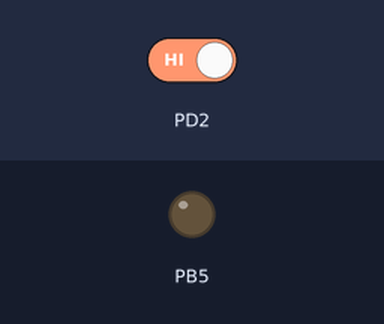
The program below on a simulated ATmega328P, built with avr-gcc and emulated at 16 MHz. Parts: output pins drawn as LEDs (lit = HIGH). The test bench sets the inputs (shaded band); at power-on: PD2 HIGH.

Above: at 1.2 s.
1.3 s: PD2 driven LOW
At 2.7 s:
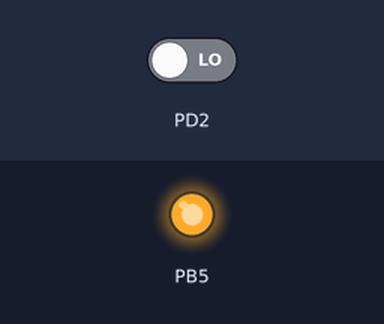
Timing chart, 0 to 4.3 s (numbered marks = the images above; inputs shaded):
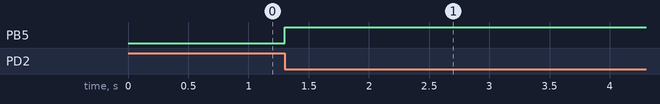

Measured:
- after the input at 1.3 s, PB5: LOW → HIGH at once

The program:

main.c
```c
/*
 * External Inetrrupt falling.c
 *
 * Created: 02-11-2026 22:32:50
 * Author : aquib
 */
#define  F_CPU 16000000UL
#include <avr/io.h>
#include <avr/interrupt.h>

ISR(INT0_vect)
{
	//toggle led when pressed
	PORTB ^= (1 << PORTB5);
}


void external_interrupt_INT0_init()
{
	//step 1: configuring/ Enabling INT0 as interrupt
	EIMSK |= (1 << INT0);
	//step 2: configuring PD2 as input for  external interrupt
	DDRD &= ~(1 << DDD2);
	//step 3: configuring interrupt trigger: rising edge
	EICRA |= (1 << ISC01);
	//step 5: enabling global interrupt
	sei();
};

void gpio_init()
{
	//configuring PB5 as Output
	DDRB |= (1 << DDB5);
}

int main(void)
{
	gpio_init();
	external_interrupt_INT0_init();

	while (1)
	{
	}
}
```
